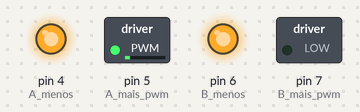
This sketch was run on a simulated Arduino Uno, built with avr-gcc and run on an emulated ATmega328P. On the bench: switched loads named in the sketch (green lamp = pin HIGH), output pins drawn as LEDs (lit = HIGH).

Above: at 0.1 s.
Timing chart, 0 to 1.6 s (numbered marks = the images above):
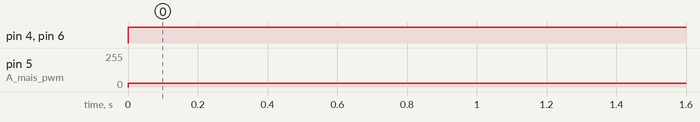

The sketch:

TesteMotor1.ino
```cpp
//----- Porta do Motor -----
const int B_mais_pwm =7;
const int B_menos    =6;
const int A_mais_pwm =5;
const int A_menos    =4;

void setup() {
  // put your setup code here, to run once:

    //----- Motor -----
  pinMode(B_menos, OUTPUT);
  pinMode(A_menos, OUTPUT);


}

void loop() {
  // put your main code here, to run repeatedly:

  motor_avancar(30);


}
```

Controle_Motor.ino
```cpp
//----- Função para Avançar -----
void motor_avancar(byte forca)
{
   digitalWrite(B_menos,HIGH);
   analogWrite(B_mais_pwm,forca);
   digitalWrite(A_menos,HIGH);
   analogWrite(A_mais_pwm,forca);
}

//----- Função para Voltar -----
void motor_voltar(byte forca)
{
  forca=255-forca;
   digitalWrite(B_menos,LOW);
   analogWrite(B_mais_pwm,forca);
   digitalWrite(A_menos,LOW);
   analogWrite(A_mais_pwm,forca);
}

//----- Função para Direita -----
void motor_direita(byte forca)
{
  byte x =255-forca;
  digitalWrite(B_menos,LOW);
   analogWrite(B_mais_pwm,x);
   digitalWrite(A_menos,HIGH);
   analogWrite(A_mais_pwm,forca);
}

//----- Função para Esquerda -----
void motor_esquerda(byte forca)
{
  byte x =255-forca;
   digitalWrite(B_menos,HIGH);
   analogWrite(B_mais_pwm,forca);
   digitalWrite(A_menos,LOW);
   analogWrite(A_mais_pwm,x);
}

//----- Função para Parar -----
void motor_parar()
{
   digitalWrite(B_menos,LOW); //estava high
   analogWrite(B_mais_pwm,0);
   digitalWrite(A_menos,LOW); //estava high
   analogWrite(A_mais_pwm,0);
}
```

Measured:
- by itself, pin 4 (A_menos), pin 6 (B_menos): LOW → HIGH at 0.00 s
- by itself, pin 5 (A_mais_pwm): 0/255 → 30/255 at 0.00 s
